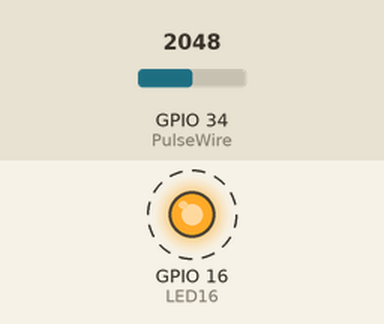
This sketch was run on a simulated ESP32. Parts: output pins drawn as LEDs (lit = HIGH). Dashed ring = blinking. Inputs (shaded band) come from the test bench; at power-on: GPIO 34 (PulseWire) = 2048. WiFi joins after 1.5 s; servers stay silent unless stated; what the sketch prints to the serial monitor is not drawn.

Above: at 2.3 s.
Timing chart, 0 to 6.4 s (numbered marks = the images above):
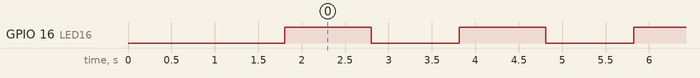

Measured:
- by itself, GPIO 16 (LED16): alternates HIGH for 1.0 s and LOW for 1.0 s

The sketch:

pulse_sensor_esp32.ino
```cpp
#if CONFIG_FREERTOS_UNICORE
#define ARDUINO_RUNNING_CORE 0
#else
#define ARDUINO_RUNNING_CORE 1
#endif

//#include<HardwareSerial.h>
//#define SEMAPHORE_H
//#ifndef INC_FREERTOS_H
//#endif

#define BLYNK_PRINT Serial
#include <WiFi.h>
#include <WiFiClient.h>
#include <BlynkSimpleEsp32.h>
BlynkTimer timer;


//char auth[] = "HmjJ7MVLfcpCdEl9-TwEiFVn0qsWpKE7";
char auth[] = "i0aj3JBtL9rRhnOKCH15jjJmlIWOul2h";
char ssid[] = "DIGI_066b80";
char pass[] = "aa21f994";

/*---------------------- Variables ---------------------*/
const int PulseWire = 34;       // PulseSensor PURPLE WIRE connected to ANALOG PIN 0
const int LED16 = 16;          // The on-board Arduino LED, close to PIN 13.


/*---------------------- Tasks definition---------------------*/
//define two tasks: blink & analog read
void TaskBlink(void *pvParameters);
void TaskAnalogRead(void *pvParameters);

SemaphoreHandle_t xSerialSemaphore;       //used to ensure that only one task is accessing the resource at any time

/*---------------------- Setup ---------------------*/
//setup for reset/power on the board
void setup() {

  Serial.begin(9600); //serial communication initialized at 9600 bits per seconds
  Blynk.begin(auth, ssid, pass);
  pinMode(LED16, OUTPUT);
  pinMode(PulseWire, INPUT);

  while (!Serial) {
    ; // wait for serial port to connect
  }
   if (xSerialSemaphore == NULL){                //check that the serial semaphore has not already been created
    xSerialSemaphore = xSemaphoreCreateMutex();  //create a mutex semaphore, used to manage serial port
    if ((xSerialSemaphore) != NULL)
    xSemaphoreGive((xSerialSemaphore));          //serial port available to use
    }

 xTaskCreatePinnedToCore(
                    TaskBlink,  //task function
                    "Blink",    //name of the task
                    1024,       //stack size (words)
                    NULL,       //parameter -> input of the task
                    1,          //priority of task
                    NULL,
                    ARDUINO_RUNNING_CORE);


  xTaskCreatePinnedToCore(
                    TaskAnalogRead, //task function
                    "Read", //name of the task
                    10000,  //stack size (words)
                    NULL, //parameter -> input of the task
                    2,  //priority of task
                    NULL,
                    ARDUINO_RUNNING_CORE);

}

//The task scheduler is automatically started
void loop()
{
}

/*---------------------- Tasks ---------------------*/
void TaskBlink(void *pvParameters)
{
  (void) pvParameters;

  pinMode(LED16, OUTPUT);
 for(;;) //never return or exit
  {
  // If the semaphore is not available, wait 5 ticks of the Scheduler to see if it becomes free.
  if (xSemaphoreTake (xSerialSemaphore, (TickType_t) 5) == pdTRUE){
  Serial.println("Led blinking");
  digitalWrite(LED16, HIGH);                //led on
  vTaskDelay( 1000 / portTICK_PERIOD_MS );  //wait 1sec
  digitalWrite(LED16, LOW);                 //led off
  vTaskDelay( 1000 / portTICK_PERIOD_MS );  //wait 1sec
  }
    xSemaphoreGive(xSerialSemaphore);       //give serial port to others
    vTaskDelay(10);  // one tick delay (10ms) in between reads for stability
  }
}

void TaskAnalogRead(void *pvParameters)
{
 (void) pvParameters;
 pinMode(PulseWire, INPUT);

  for (;;)
  {
  int sensorValue = analogRead(PulseWire);
  Blynk.virtualWrite(V1, sensorValue);
  Serial.println(sensorValue);
  if (xSemaphoreTake (xSerialSemaphore, (TickType_t) 100) == pdTRUE){
  if (sensorValue > 4000)
  {
  Blynk.notify("Pulse alert!");
  }
 }
   xSemaphoreGive(xSerialSemaphore);
   vTaskDelay(10);
}
}
```
